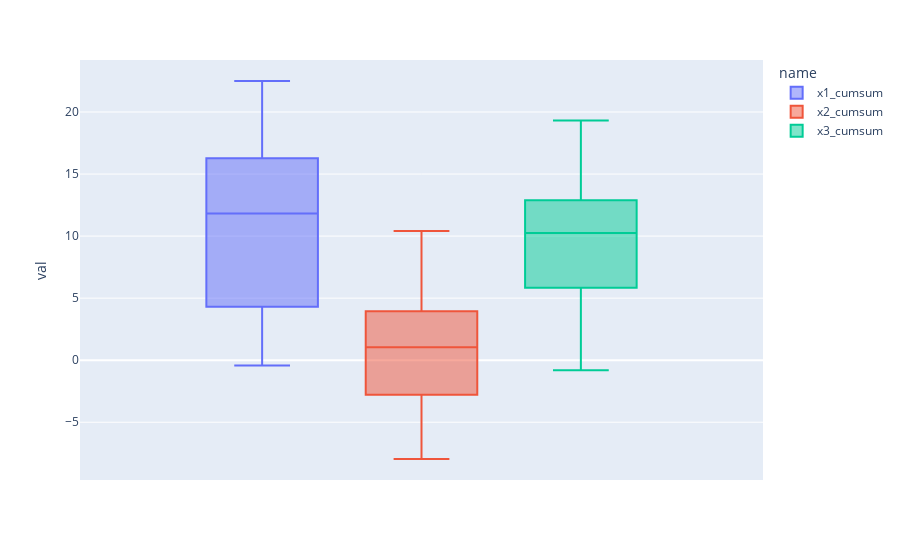

Write notebook code for a chart like this one.
### Code cell
px.box(x_, y="val", color="name",)

### Figure 1 — Plotly figure (JSON) as saved in the notebook; plotly's stock layout.template omitted (floating-point values rounded to 4 significant figures; data arrays with more than 128 entries replaced by an {"elided": "..."} marker saying what was removed)
{"data": [{"alignmentgroup": "True", "hoverlabel": {"namelength": 0}, "hovertemplate": "name=x1_cumsum<br>val=%{y}", "legendgroup": "x1_cumsum", "marker": {"color": "#636efa"}, "name": "x1_cumsum", "notched": false, "offsetgroup": "x1_cumsum", "orientation": "v", "showlegend": true, "type": "box", "x0": " ", "xaxis": "x", "y": {"elided": "300 float values"}, "y0": " ", "yaxis": "y"}, {"alignmentgroup": "True", "hoverlabel": {"namelength": 0}, "hovertemplate": "name=x2_cumsum<br>val=%{y}", "legendgroup": "x2_cumsum", "marker": {"color": "#EF553B"}, "name": "x2_cumsum", "notched": false, "offsetgroup": "x2_cumsum", "orientation": "v", "showlegend": true, "type": "box", "x0": " ", "xaxis": "x", "y": {"elided": "300 float values"}, "y0": " ", "yaxis": "y"}, {"alignmentgroup": "True", "hoverlabel": {"namelength": 0}, "hovertemplate": "name=x3_cumsum<br>val=%{y}", "legendgroup": "x3_cumsum", "marker": {"color": "#00cc96"}, "name": "x3_cumsum", "notched": false, "offsetgroup": "x3_cumsum", "orientation": "v", "showlegend": true, "type": "box", "x0": " ", "xaxis": "x", "y": {"elided": "300 float values"}, "y0": " ", "yaxis": "y"}], "layout": {"boxmode": "group", "legend": {"title": {"text": "name"}, "tracegroupgap": 0}, "margin": {"t": 60}, "xaxis": {"anchor": "y", "domain": [0, 1]}, "yaxis": {"anchor": "x", "domain": [0, 1], "title": {"text": "val"}}}}
